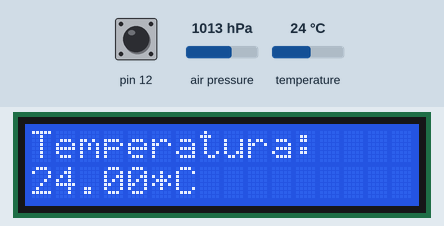
Bench run of a sketch on a simulated Arduino Uno, built with avr-gcc and run on an emulated ATmega328P. Parts: 16×2 character LCD. Inputs (shaded band) come from the test bench; at power-on: pin 12 HIGH, air pressure 1013 hPa, temperature 24 °C.

Above: at 2.2 s.
2.3 s: pin 12 pulled LOW for 2.35 s
At 3.4 s:
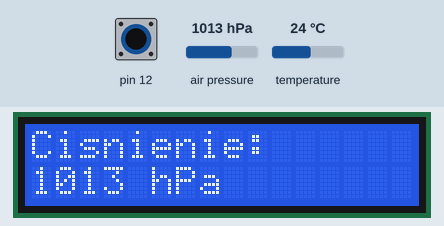
8.6 s: pin 12 pulled LOW for 2.35 s
At 10.4 s:
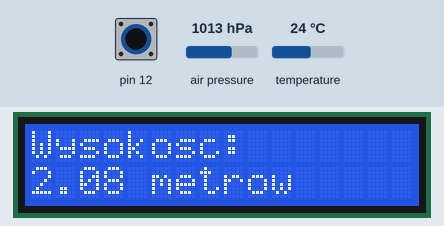
16.7 s: pin 12 pulled LOW for 2.35 s
At 17.9 s:
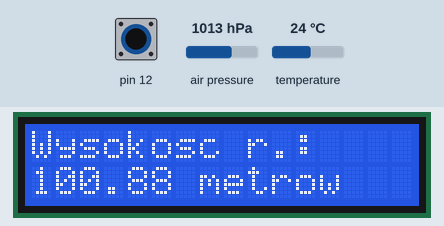
24.8 s: pin 12 pulled LOW for 2.35 s
At 26.8 s:
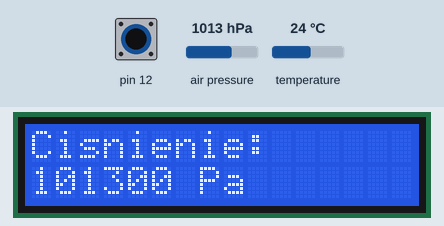
32.9 s: air pressure set to 952 hPa
At 34.9 s:
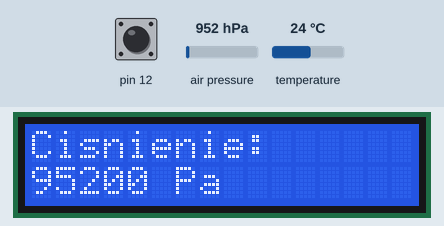
35.6 s: air pressure set to 975 hPa
At 38.4 s:
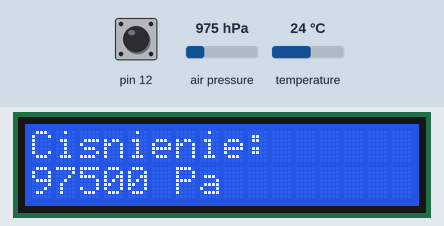
Timing chart, 0 to 39.9 s (numbered marks = the images above; inputs shaded):
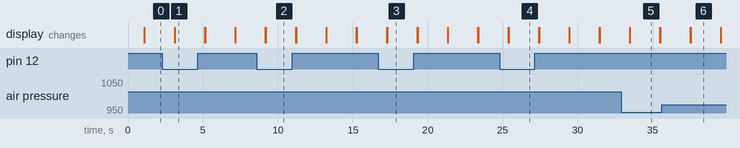

Measured:
- after the input at 2.3 s, the display: first differs from a run without the input after 0.82 s (image 1)
- after the input at 8.6 s, the display: first differs from a run without the input after 0.59 s (image 2)
- after the input at 16.7 s, the display: first differs from a run without the input after 0.59 s (image 3)
- after the input at 24.8 s, the display: first differs from a run without the input after 0.60 s (image 4)
- after the input at 32.9 s, the display: first differs from a run without the input after 0.59 s (image 5)
- after the input at 35.6 s, the display: first differs from a run without the input after 1.9 s (image 6)
- what the display in image 5 shows lasts 2.0 s, from 33.5 s to 35.5 s

The sketch:

barometer.ino
```cpp
#include <Wire.h>
#include <Adafruit_BMP085.h>
#include <LiquidCrystal_I2C.h> // dolaczenie pobranej biblioteki I2C dla LCD

LiquidCrystal_I2C lcd(0x27, 2, 1, 0, 4, 5, 6, 7, 3, POSITIVE);  // Ustawienie adresu ukladu na 0x27
Adafruit_BMP085 bmp;
int mode = 0;
int button = 12;
void setup() {
  pinMode(12, INPUT_PULLUP);
  lcd.begin(16,2);
  lcd.backlight();
  lcd.setCursor(0,0);
  lcd.print("Barometr");
  delay(1000);
  lcd.clear();
  if (!bmp.begin()) {
  lcd.setCursor(0,0);
  lcd.print("Nie odnaleziono");
  lcd.setCursor(0,1);
  lcd.print("czujnika BMP180!");
  delay(1000);
  lcd.clear();
  while (1) {}
  }
}

void loop() {

  switch(mode){
  case 0:
  lcd.setCursor(0,0);
  lcd.print("Temperatura:");
  lcd.setCursor(0,1);
  lcd.print(bmp.readTemperature());
  lcd.print("*C");
  break;
  case 1:
  lcd.setCursor(0,0);
  lcd.print("Cisnienie:");
  lcd.setCursor(0,1);
  lcd.print(bmp.readPressure()/100);
  lcd.print(" hPa");
  break;
  case 2:
  lcd.print("Wysokosc:");
  lcd.setCursor(0,1);
  lcd.print(bmp.readAltitude());
  lcd.print(" metrow");
  break;
  case 3:
  lcd.print("Wysokosc r.:");
  lcd.setCursor(0,1);
  lcd.print(bmp.readAltitude(102520));
  lcd.print(" metrow");
  break;
  case 4:
  lcd.setCursor(0,0);
  lcd.print("Cisnienie:");
  lcd.setCursor(0,1);
  lcd.print(bmp.readPressure());
  lcd.print(" Pa");
  break;
  }
  delay(2000);
  lcd.clear();
    if(digitalRead(12) == 0){
    mode++;
    if(mode==5) mode = 0;
    delay(1);
  }
}
```
